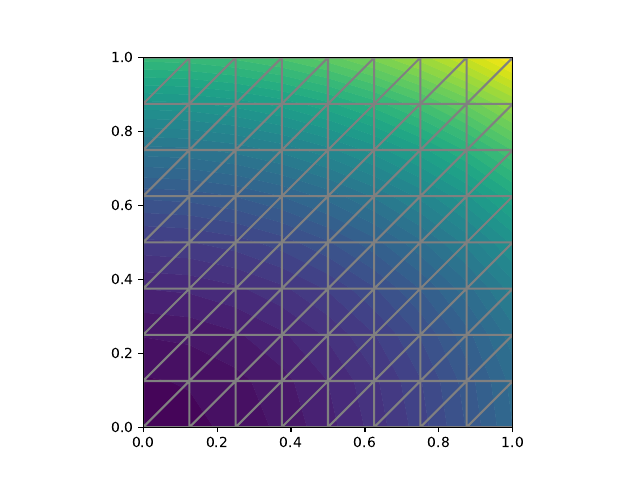

Recreate this plot in Python.
from fenics import *

# Create mesh and define function space
mesh = UnitSquareMesh(8, 8)
V = FunctionSpace(mesh, 'P', 1)

# Define boundary condition
u_D = Expression('1 + x[0]*x[0] + 2*x[1]*x[1]', degree=2)

def boundary(x, on_boundary):
    return on_boundary

bc = DirichletBC(V, u_D, boundary)

# Define variational problem
u = TrialFunction(V)
v = TestFunction(V)
f = Constant(-6.0)
a = dot(grad(u), grad(v))*dx
L = f*v*dx

# Compute solution
u = Function(V)
solve(a == L, u, bc)

# Plot solution
u.rename('u', 'solution')
plot(u)
plot(mesh)

# Save solution to file in VTK format
vtkfile = File('poisson.pvd')
vtkfile << u

# Compute error in L2 norm
error_L2 = errornorm(u_D, u, 'L2')

# Compute maximum error at vertices
vertex_values_u_D = u_D.compute_vertex_values(mesh)
vertex_values_u = u.compute_vertex_values(mesh)
import numpy as np
error_max = np.max(np.abs(vertex_values_u_D - vertex_values_u))

# Print errors
print('error_L2  =', error_L2)
print('error_max =', error_max)

# Hold plot
import matplotlib.pyplot as plt
plot(u)
plt.show()
plt.savefig("problem3_poisson.pdf")
